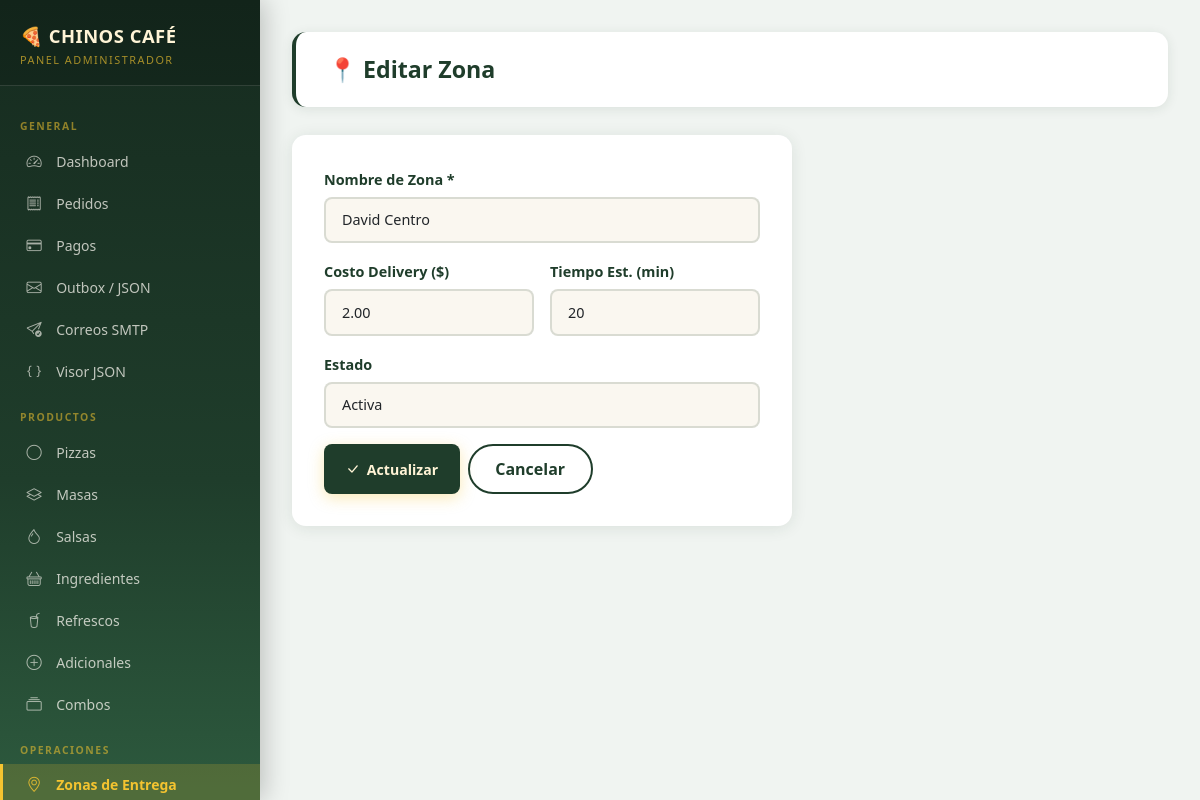
Page /admin/zonas/editar/1 (signed in) on the committed database.
### app/models.py (models this page shows)
class DeliveryZone(db.Model):
    __tablename__ = 'zonas_entrega'
    id = db.Column(db.Integer, primary_key=True)
    id_corregimiento = db.Column(db.Integer, db.ForeignKey('corregimientos.id'), nullable=False)
    nombre_zona = db.Column(db.String(120), nullable=False)
    descripcion = db.Column(db.Text)
    costo_delivery = db.Column(db.Numeric(10, 2), nullable=False)
    tiempo_estimado_min = db.Column(db.Integer, default=30)
    estado = db.Column(db.String(20), default='activa')

### app/routes/admin.py (the view, shortened to what this page needs)
@admin_bp.route('/zonas/editar/<int:zid>', methods=['GET', 'POST'])
@login_required
@require_admin
def editar_zona(zid):
    zona = DeliveryZone.query.get_or_404(zid)
    corregimientos = Township.query.filter_by(estado='activo').all()
    return render_template('admin/editar_zona.html', zona=zona, corregimientos=corregimientos)

### app/models.py (called while the page is built)
    @property
    def rol_nombre(self):
        return self.role.nombre if self.role else ''

    def is_admin(self):
        return self.rol_nombre == 'Administrador'

### app/routes/admin.py (called while the page is built)
def require_admin(f):
    from functools import wraps
    @wraps(f)
    def decorated(*args, **kwargs):
        if not current_user.is_authenticated or not current_user.is_admin():
            flash('Acceso restringido a administradores.', 'danger')
            return redirect(url_for('public.index'))
        return f(*args, **kwargs)
    return decorated

### app/templates/admin/editar_zona.html (shortened to what this page needs)
{% extends "admin/base_admin.html" %}
{% block content %}
<div class="page-header"><div><h1>📍 Editar Zona</h1></div></div>
<div class="form-card" style="max-width:500px">
  <form method="POST">
    <div class="row g-3">
      <div class="col-12"><label class="form-label">Nombre de Zona *</label><input type="text" name="nombre_zona" class="form-control" value="{{ zona.nombre_zona }}" required></div>
      <div class="col-md-6"><label class="form-label">Costo Delivery ($)</label><input type="number" name="costo_delivery" class="form-control" step="0.25" value="{{ zona.costo_delivery }}"></div>
      <div class="col-md-6"><label class="form-label">Tiempo Est. (min)</label><input type="number" name="tiempo_estimado_min" class="form-control" value="{{ zona.tiempo_estimado_min }}"></div>
      <div class="col-12"><label class="form-label">Estado</label><select name="estado" class="form-select"><option value="activa" {{ 'selected' if zona.estado=='activa' }}>Activa</option></select></div>
      <div class="col-12 d-flex gap-2"><button type="submit" class="btn-primary-custom"><i class="bi bi-check-lg"></i> Actualizar</button><a href="{{ url_for('admin.zonas') }}" class="btn-outline-custom" style="color:var(--basil);border-color:var(--basil)">Cancelar</a></div>
    </div>
  </form>
</div>
{% endblock %}

### app/static/css/main.css (style rules this page uses)
:root { --basil: #1F3D2B; --cream: #FFF4D6; --tomato: #B83227; --cheese: #F4C430; --carbon: #171717; --warm: #FAF7F0; --basil-light: #2d5a3e; --shadow: 0 4px 20px rgba(31,61,43,.12); --shadow-lg: 0 8px 40px rgba(31,61,43,.18); --radius: 14px; --radius-sm: 8px; --transition: .25s ease; --font: 'Segoe UI', system-ui, -apple-system, sans-serif; }
*, *::before, *::after { box-sizing: border-box; margin: 0; padding: 0; }
html { font-size: 16px; scroll-behavior: smooth; }
body { font-family: var(--font); background: var(--warm); color: var(--carbon); min-height: 100vh; }
h1,h2,h3,h4,h5,h6 { line-height: 1.3; font-weight: 700; }
a { color: var(--basil); text-decoration: none; transition: color var(--transition); }
.btn-primary-custom { background: var(--cheese); color: var(--carbon); border: none; padding: .75rem 1.8rem; border-radius: 30px; font-weight: 700; font-size: .95rem; transition: all var(--transition); box-shadow: 0 4px 15px rgba(244,196,48,.35); cursor: pointer; display: inline-flex; align-items: center; gap: .5rem; }
.btn-outline-custom { background: transparent; color: var(--cream); border: 2px solid var(--cream); padding: .7rem 1.6rem; border-radius: 30px; font-weight: 600; transition: all var(--transition); cursor: pointer; display: inline-flex; align-items: center; gap: .5rem; }
.form-card { background: white; border-radius: var(--radius); padding: 2rem; box-shadow: var(--shadow); }
.form-label { font-weight: 600; color: var(--basil); font-size: .9rem; margin-bottom: .4rem; }
.form-control, .form-select { border: 2px solid rgba(31,61,43,.15); border-radius: var(--radius-sm); padding: .65rem 1rem; font-size: .9rem; transition: border-color var(--transition); background: var(--warm); }
.page-header { background: white; border-radius: var(--radius); padding: 1.5rem 2rem; margin-bottom: 1.5rem; box-shadow: var(--shadow); display: flex; align-items: center; justify-content: space-between; flex-wrap: wrap; gap: 1rem; }
.page-header h1 { font-size: 1.5rem; color: var(--basil); margin: 0; }
:root { --basil-dark: #162b1f; --basil-mid: #2d5a3e; --gold: #e6b800; --sidebar-w: 260px; --admin-bg: #f0f4f1; }
body:has(.sidebar) { display: flex; overflow: hidden; height: 100vh; }
.page-header { background: white; border-radius: var(--radius); padding: 1.4rem 2rem; margin-bottom: 1.75rem; box-shadow: 0 2px 12px rgba(31,61,43,.1); display: flex; align-items: center; justify-content: space-between; flex-wrap: wrap; gap: 1rem; border-left: 4px solid var(--basil); }
.page-header h1 { font-size: 1.45rem; color: var(--basil); margin: 0; }
.form-card { background: white; border-radius: var(--radius); padding: 2rem; box-shadow: 0 2px 16px rgba(31,61,43,.1); transition: box-shadow .2s ease; }
.btn-primary-custom { background: var(--basil); color: var(--cream); border: none; border-radius: var(--radius-sm); padding: .65rem 1.35rem; font-weight: 700; font-size: .88rem; cursor: pointer; transition: all .2s ease; display: inline-flex; align-items: center; gap: .45rem; }
.form-card, .stat-card, .table-custom { animation: fadeInUp .35s ease both; }

### rows in the picture
DeliveryZone: nombre_zona "David Centro", costo_delivery "2.00", tiempo_estimado_min "20"
